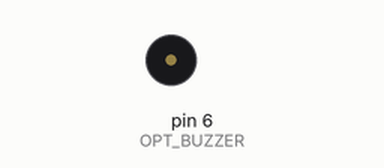
The sketch below on a simulated Arduino Uno, built with avr-gcc and run on an emulated ATmega328P. On the bench: buzzer (waves = sounding).

Above: at 0.9 s.
At 11.6 s:
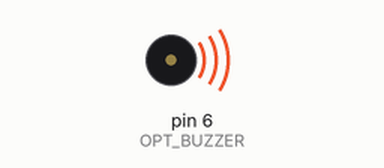
Timing chart, 0 to 12.2 s (numbered marks = the images above):
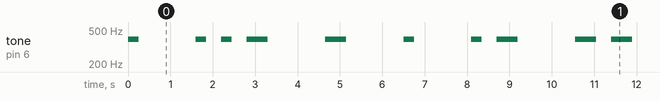

The sketch:

morse.ino
```cpp
#define CURTO 250
#define LONGO 500
#define OPT_LED 5
#define OPT_BUZZER 6
#define P99_PROTECT(...) __VA_ARGS__
#define NEXT_BEEP_DELAY 350
#define NEXT_LETTER_DELAY 1000

#define DL(l, la, arr, arr_size) int la[] = arr; \
  struct letra l = { \
    .s=arr_size, .beeps=la \
  };

struct letra {
  int s;
  int *beeps;
};

void otpt_letra(struct letra *l) {
  for (int i = 0; i < l->s; i++) {
    digitalWrite(OPT_LED, HIGH); // ligar LED
    tone(OPT_BUZZER,392); // iniciar nota no buzzer
    delay(l->beeps[i]); // esperar pelo tempo do beep (LONGO ou CURTO)
    digitalWrite(OPT_LED, LOW); // desligar LED
    noTone(OPT_BUZZER); // terminar nota no buzzer

    delay(NEXT_BEEP_DELAY);
  }

  delay(NEXT_LETTER_DELAY);
}

void setup() {
  // put your setup code here, to run once:
  Serial.begin(9600);
}

void loop() {

  DL(a, LA, P99_PROTECT({ CURTO, LONGO }), 2)
  DL(e, LE, P99_PROTECT({ CURTO }), 1)
  DL(o, LO, P99_PROTECT({ LONGO, LONGO, LONGO }), 3)
  DL(u, LU, P99_PROTECT({ CURTO, CURTO, LONGO }), 3)

  DL(t, LT, P99_PROTECT({ LONGO }), 1)
  DL(m, LM, P99_PROTECT({ LONGO, LONGO }), 2)

  otpt_letra(&e);
  otpt_letra(&u);
  otpt_letra(&t);
  otpt_letra(&e);
  otpt_letra(&a);
  otpt_letra(&m);
  otpt_letra(&o);

  delay(2000);
}
```

Measured:
- by itself, tone on pin 6 (OPT_BUZZER): plays 392 Hz for 0.25 s, 392 Hz for 0.25 s, 392 Hz for 0.25 s, 392 Hz for 0.50 s, 392 Hz for 0.50 s, 392 Hz for 0.25 s … (91 notes in this stretch)
